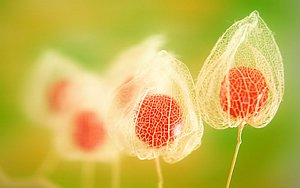
#> input picture demos/japaneseflowers.jpg, 300 x 188 px
$ python ImageRotationDemo.py
#> lines starting #> are read from the running program, lines starting #| are printed output that depends on the picture
import cv2 as cv

src = cv.imread("japaneseflowers.jpg", 1)
#> src is the input picture: shape (188, 300, 3); mean B, G, R 81.3, 182.3, 200.5
if src is None:
    print("missing image")
else:
    cv.imshow("windowM", src)
    print(len(src.shape))
#| 3
    rows,cols = src.shape[:2]
#> rows = 188; cols = 300
#(col/2,rows/2) is the center of rotation for the image
# M is the cordinates of the center
    M = cv.getRotationMatrix2D((cols/2,rows/2),-90,1)
    dst = cv.warpAffine(src,M,(rows,cols))
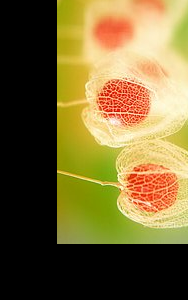
#> dst: shape (300, 188, 3); mean B, G, R 53.6, 103.1, 119.9

    cv.imshow("windowMy", dst)


$ run again, with demos/hunter.jpg copied over demos/japaneseflowers.jpg
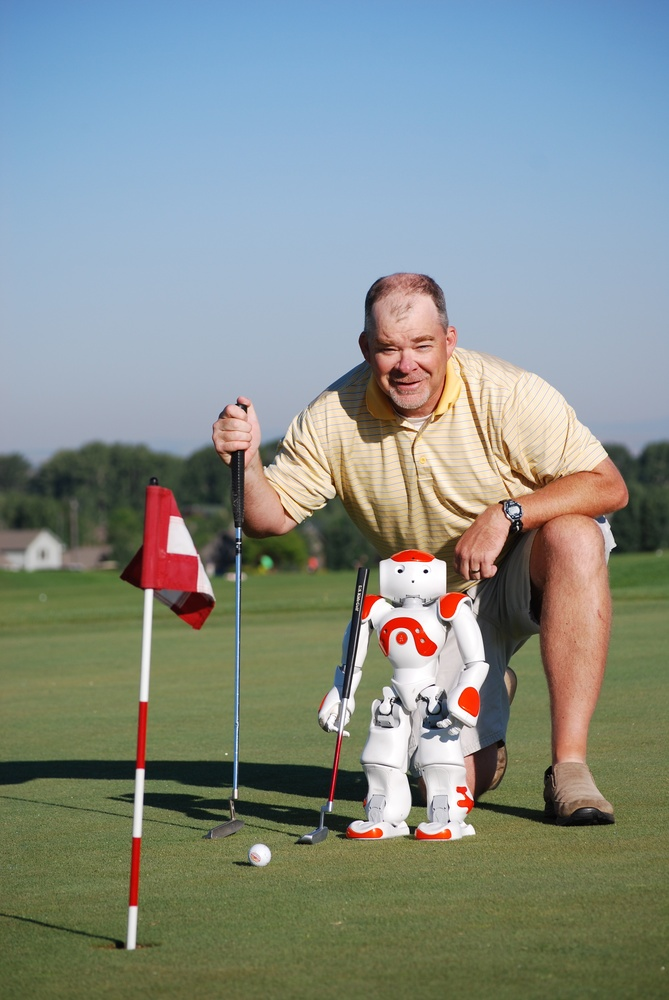
#> input picture demos/hunter.jpg, 669 x 1000 px, shrunk from 2592 x 3872 before the run
#> src is the input picture: shape (1000, 669, 3); mean B, G, R 136.3, 141.9, 133
#| 3
#> `dst = cv.warpAffine(src,M,(rows,cols))`:
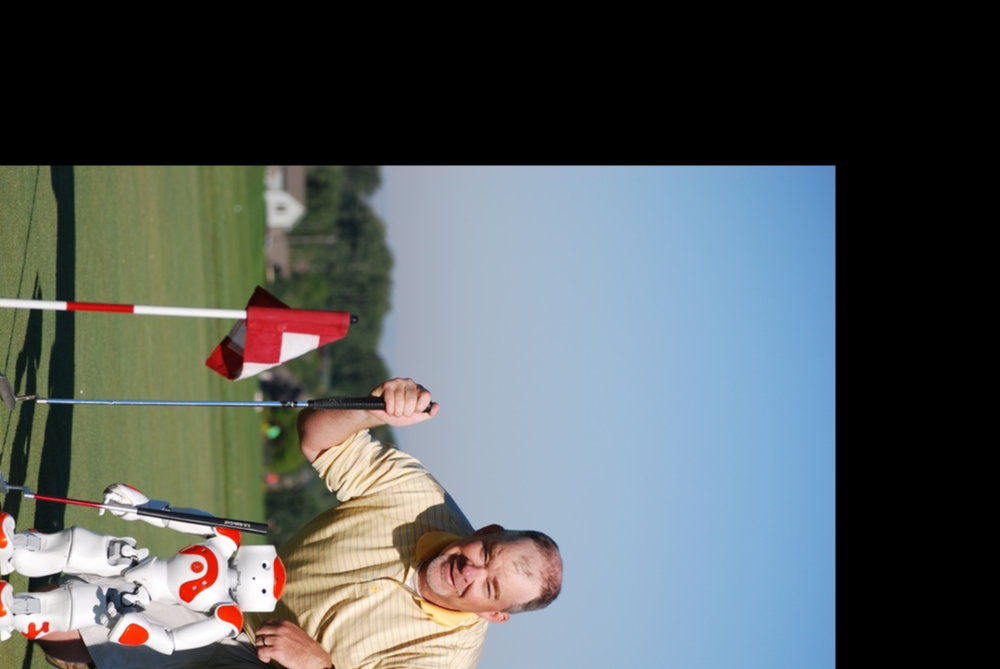
#> dst: shape (669, 1000, 3); mean B, G, R 95.1, 93.9, 87.4
